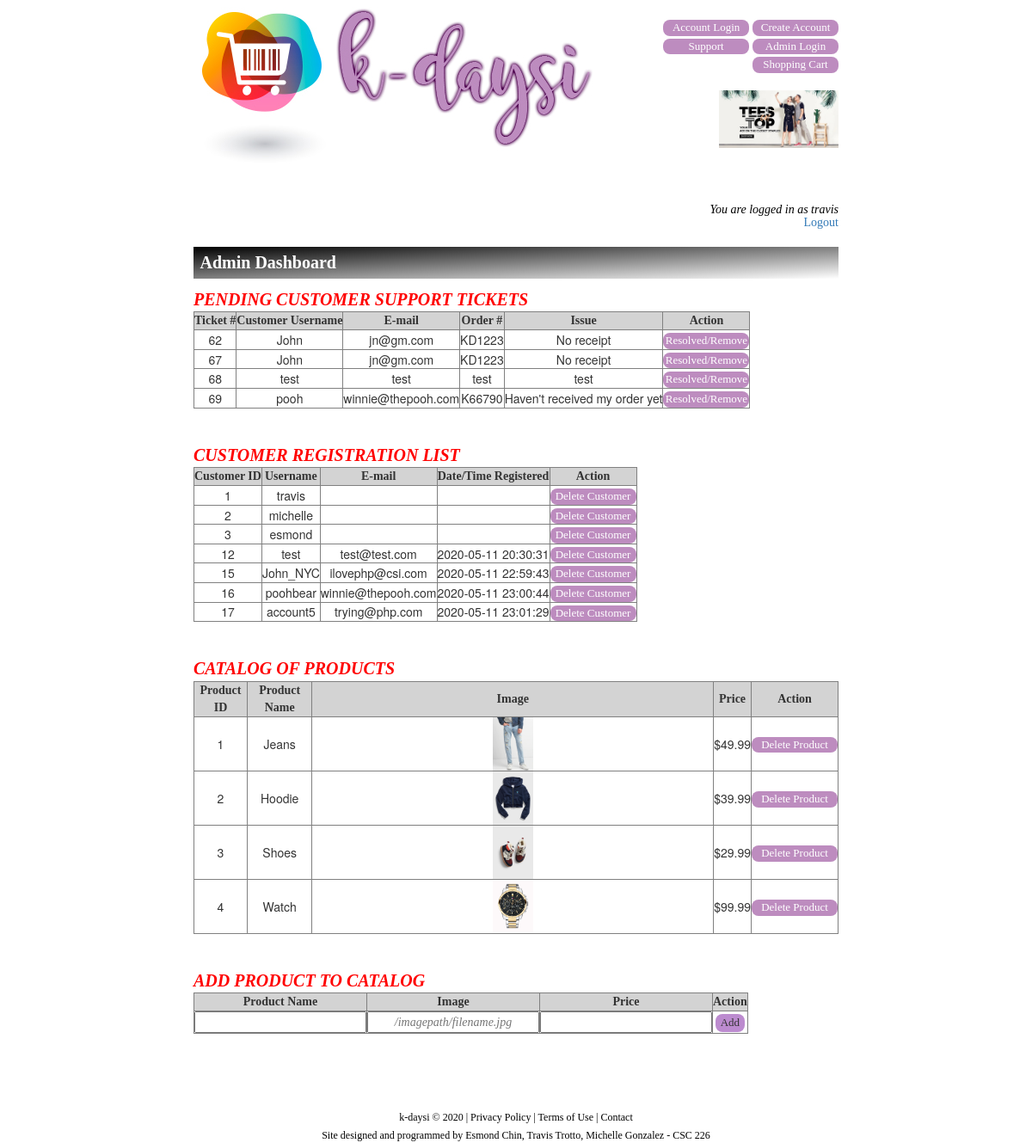
The page /dashboard.php (signed in) on the database its author committed.
### tables this page shows
CREATE TABLE `help_tickets` (
  `id` int(10) NOT NULL,
  `cust` varchar(20) DEFAULT NULL,
  `email` varchar(30) DEFAULT NULL,
  `orderno` varchar(10) DEFAULT NULL,
  `issue` varchar(500) DEFAULT NULL
);

CREATE TABLE `accounts` (
  `userid` int(255) NOT NULL,
  `userAccount` varchar(20) NOT NULL,
  `userPass` varchar(20) NOT NULL,
  `userEmail` varchar(50) NOT NULL,
  `create_datetime` datetime DEFAULT current_timestamp()
);

CREATE TABLE `product` (
  `id` int(11) NOT NULL,
  `pname` varchar(255) DEFAULT NULL,
  `image` varchar(255) DEFAULT NULL,
  `price` double DEFAULT NULL
);

### dashboard.php (the view, shortened to what this page needs)
<?php
require('db.php');
?>
<!DOCTYPE html>
<html>
<head>
    <link href="https://maxcdn.bootstrapcdn.com/bootstrap/3.3.7/css/bootstrap.min.css" rel="stylesheet">
</head>
<body>
<div class="container" style="width: 65%">
        <table width=100%><tr><td align="left" valign="middle">
        <a href="index.php"><img src="logo.jpg"></a>
        </td>
            <td align="right" valign="top">
            <div class="accounts"><br>
                <a href="login.php">
                    <button>Account Login</button></a>
                <a href="registration.php">
                    <button height="50">
                        Create Account
                    </button></a>
                <a href="helptickets.html">
                    <button>
                        Support
                    </button></a>
                <a href="adminlogin.php">
                    <button>
                        Admin Login
                    </button></a>
                <a href="Cart3.php">
                    <button>
                    Shopping Cart
                    </button></a><br><br>
                <img src="banner.jpg" height="50%" width="50%">
            </div>
        </td></tr></table>
<h2><?php
        if(isset($_SESSION['username']) != ''){
        echo "<i>You are logged in as " . $_SESSION['username'] . "</i>" . "<br><a href='logout.php'>Logout</a>";
        }
        else
        {
            echo "<i>You are shopping as a guest. Please login or register for an account for member only specials!</i>";
        }
        ?></h2>
        <h1 class="login-title">Admin Dashboard</h1>
<?php
$ticketsQuery = "SELECT * FROM help_tickets";
$result = mysqli_query($con, $ticketsQuery) or die(mysql_error());
		echo "<i><font style='font-family: calibri; font-size: 20px; font-weight: bold; color: red;'>PENDING CUSTOMER SUPPORT TICKETS<br></font></i>";
		echo "<table border=1>
		<tr>
		<th>Ticket #</th>
		<th>Customer Username</th>
		<th>E-mail</th>
		<th>Order #</th>
		<th>Issue</th>
		<th>Action</th>
		</tr>";
  		while($rows = mysqli_fetch_array($result))
  		{
  			echo "<tr>";
  			echo "<td>" . $rows['id'] . "</td>";
  			echo "<td>" . $rows['cust'] . "</td>";
  			echo "<td>" . $rows['email'] . "</td>";
  			echo "<td>" . $rows['orderno'] . "</td>";
  			echo "<td>" . $rows['issue'] . "</td>";
  			echo "<td><a onClick=\"javascript: return confirm('Are you sure?');\" href='delete.php?id=".$rows['id']."'><button>Resolved/Remove</button></a></td>";
  			echo "</tr>";
   		}
   		echo "</table>";
$custQuery = "SELECT * FROM accounts";
$result1 = mysqli_query($con, $custQuery) or die(mysql_error());
	echo "<br><br><i><font style='font-family: calibri; font-size: 20px; font-weight: bold; color: red;'>CUSTOMER REGISTRATION LIST<br></font></i>";
	echo "<table border=1>
		<tr>
		<th>Customer ID</th>
		<th>Username</th>
		<th>E-mail</th>
		<th>Date/Time Registered</th>
		<th>Action</th>
		</tr>";
  		while($rows = mysqli_fetch_array($result1))
  		{
  			echo "<tr>";
  			echo "<td>" . $rows['userid'] . "</td>";
  			echo "<td>" . $rows['userAccount'] . "</td>";
  			echo "<td>" . $rows['userEmail'] . "</td>";
  			echo "<td>" . $rows['create_datetime'] . "</td>";
  			echo "<td><a onClick=\"javascript: return confirm('Are you sure?');\" href='deleteuser.php?id=".$rows['userid']."'><button>Delete Customer</button></a></td>";
  			echo "</tr>";
   		}
   		echo "</table>";
$productQuery = "SELECT * FROM product";
$result2 = mysqli_query($con, $productQuery) or die(mysql_error());
	echo "<br><br><i><font style='font-family: calibri; font-size: 20px; font-weight: bold; color: red;'>CATALOG OF PRODUCTS<br></font></i>";
	echo "<table border=1>
		<tr>
		<th>Product ID</th>
		<th>Product Name</th>
		<th>Image</th>
		<th>Price</th>
		<th>Action</th>
		</tr>";
  		while($rows = mysqli_fetch_array($result2))
  		{
  			echo "<tr>";
  			echo "<td>" . $rows['id'] . "</td>";
  			echo "<td>" . $rows['pname'] . "</td>";
  			echo "<td><img src=".$rows['image']." width='10%' height='10%'></td>";
  			echo "<td>$" . $rows['price'] . "</td>";
  			echo "<td><a onClick=\"javascript: return confirm('Are you sure?');\" href='deleteproduct.php?id=".$rows['id']."'><button>Delete Product</button></a></td>";
  			echo "</tr>";
   		}
   		echo "</table>";
echo "<form action='addproducts.php' method='POST'>";
	echo "<br><br><i><font style='font-family: calibri; font-size: 20px; font-weight: bold; color: red;'>ADD PRODUCT TO CATALOG<br></font></i>";
	echo "<table border=1>
		<tr>
		<th>Product Name</th>
		<th>Image</th>
		<th>Price</th>
		<th>Action</th>
		</tr>";
  			echo "<tr>";
  			echo "<td><input name='pname' type='text' style='resize: none; width: 200px; height: 25px; font-family: calibri;'></td>";
  			echo "<td><input name='image' style='resize: none; width: 200px; height: 25px; font-family: calibri; font-style: italic;' placeholder='/imagepath/filename.jpg'></td>";
  			echo "<td><input name='price' style='resize: none; width: 200px; height: 25px; font-family: calibri;'></td>";
  			echo "<td><input type='submit' style='background: #bc8bcf; border: 0px; border-radius: 8px; font-size: 13px; font-family: 'calibri'; color: white; width: 100px; padding: 0px 0px; text-align: center;' name='submit' value='Add'></td>";
  			echo "</tr>";
   		echo "</table>";
echo "</form>";
?>
  <font style="font-family: calibri; font-size: 12px; color: black;"><center><br><br><br><br>k-daysi © 2020 | Privacy Policy | Terms of Use | Contact<br>Site designed and programmed by Esmond Chin, Travis Trotto, Michelle Gonzalez - CSC 226</font></center>
</body>
</html>

### dashboard.php (style rules this page uses)
table, th, tr { text-align: center; }
input { font-family: calibri; text-align: center; }
button { background-color: #bd8cbf; border: 0px solid #ffffff; border-radius: 8px; webkit-appearance: none; font-size: 13px; font-family: 'calibri'; color: white; width: 100px; padding: 0px 0px; text-align: center; text-decoration: none; display: inline-block; transition-duration: 0.4s; }
h1 { text-align: left; font-size: 20px; font-family: calibri; font-weight: bold; color: white; background-image: linear-gradient(to bottom right, black, white); padding: 1%; }
h2 { text-align: right; color: black; font-family: calibri; font-size: 14px; background-color: white; padding: 0%; }
table th { background-color: lightgray; font-family: calibri; font-size: 14px; }

### rows shown on the page
help_tickets: id "62", cust "John", email "jn@gm.com", orderno "KD1223", issue "No receipt"
help_tickets: id "67", cust "John", email "jn@gm.com", orderno "KD1223", issue "No receipt"
help_tickets: id "68", cust "test", email "test", orderno "test", issue "test"
help_tickets: id "69", cust "pooh", email "winnie@thepooh.com", orderno "K66790", issue "Haven't received my order yet"
accounts: userid "1", userAccount "travis"
accounts: userid "2", userAccount "michelle"
accounts: userid "3", userAccount "esmond"
accounts: userid "12", userAccount "test", userEmail "test@test.com", create_datetime "2020-05-11 20:30:31"
accounts: userid "15", userAccount "John_NYC", userEmail "ilovephp@csi.com", create_datetime "2020-05-11 22:59:43"
accounts: userid "16", userAccount "poohbear", userEmail "winnie@thepooh.com", create_datetime "2020-05-11 23:00:44"
accounts: userid "17", userAccount "account5", userEmail "trying@php.com", create_datetime "2020-05-11 23:01:29"
product: id "1", pname "Jeans", image (picture), price "49.99"
product: id "2", pname "Hoodie", image (picture), price "39.99"
product: id "3", pname "Shoes", image (picture), price "29.99"
product: id "4", pname "Watch", image (picture), price "99.99"

### other values the page prints
$_SESSION['username'] "travis"
